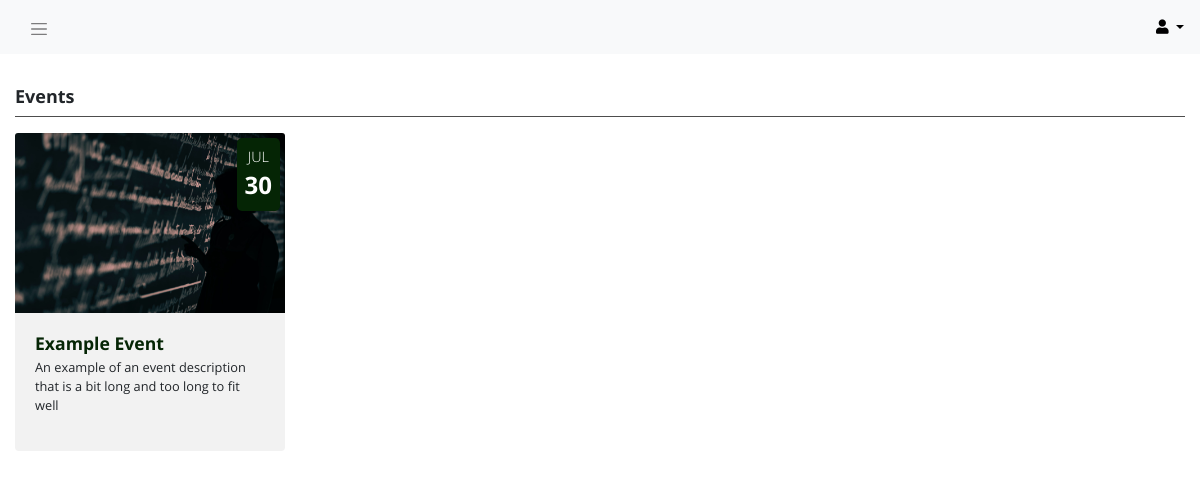
Page /dashboard/events.php (signed in) on the committed database.
### tables this page shows
CREATE TABLE `events` (
  `ID` int(11) NOT NULL,
  `code` varchar(255) NOT NULL,
  `title` varchar(255) NOT NULL,
  `date` datetime NOT NULL,
  `description` varchar(255) NOT NULL,
  `caption` varchar(255) NOT NULL,
  `link` varchar(255) NOT NULL,
  `entry_date` datetime NOT NULL DEFAULT CURRENT_TIMESTAMP
);

### dashboard/includes/functions.php (called while the page is built, shortened)
<?php
function getMonth($date) {
  $newDate = new DateTime($date);
  return $newDate->format('M');
}
function getDay($date) {
  $newDate = new DateTime($date);
  return $newDate->format('d');
}
function getAllEvents($conn) {
  $sql = "SELECT * FROM events ORDER BY entry_date DESC";
  $result = mysqli_query($conn, $sql);
  $events = [];
  if (mysqli_num_rows($result) > 0) {
    while($row = mysqli_fetch_assoc($result)) {
      $events[$row['code']] = $row;
    }
    return $events;
  }
  return false;
}
?>

### dashboard/events.php (the view, shortened to what this page needs)
<?php
require '../includes/db_connect.php';
require './includes/functions.php';
?>
<!DOCTYPE html>
<html lang="en">
<head>
  <link rel="stylesheet" href="<?php echo ROOT?>/lib/bootstrap/css/bootstrap.min.css">
  <link rel="stylesheet" href="<?php echo ROOT?>/lib/font-awesome/css/all.min.css">
  <link rel="stylesheet" href="<?php echo ROOT?>/dashboard/css/dashboard.css">
</head>
<body>
  <main class="wrapper">
    <div class="page-content-wrapper">
      <?php
      require './includes/header.php';
      ?>
      <section class="notification-panel">
      </section>
      <section class="main-content">
        <div class="container-fluid">
          <div class="row">
            <div class="col-12">
              <div class="dash-panel dash-events">
                <div class="dash-panel-header d-flex justify-content-between">
                  <h4>Events</h4>
                </div>
                <div class="dash-panel-content">
                  <div class="row">
                    <?php
                    $events = getAllEvents($conn);
                    if($events !== false) {
                      foreach ($events as $event) {
                        $event = (object) $event;
                        ?>
                        <div class="col-md-6 col-lg-3">
                          <div class="event-container">
                            <div class="card">
                              <img src="<?=ROOT;?>/uploads/captions/<?=$event->caption;?>" alt="" class="event-img card-img-top">
                              <div class="event-date">
                                <span class="month"><?=getMonth($event->date);?></span>
                                <span class="day"><?=getDay($event->date);?></span>
                              </div>
                              <div class="card-body">
                                <a href="<?=$event->link;?>" class="event-name text-truncate h4 card-title"><?=$event->title;?></a>
                                <p class="event-desc small"><?=$event->description;?></p>
                              </div>
                            </div>
                          </div>
                        </div>
                        <?php
                      }
                    } else {
                      ?>
                      <div class="col">
                        <p class="text-muted text-center">No Events Yet</p>
                      </div>
                      <?php
                    }
                    ?>
                  </div>
                </div>
              </div>
            </div>
          </div>
        </div>
      </section>
    </div>
  </main>
</body>
</html>

### dashboard/css/dashboard.css (style rules this page uses)
body { font-family: "OpenSans", Arial, sans-serif; }
h4 { font-size: 18px; }
p { font-size: 14px; }
h1, h2, h3, h4, h5, h6 { line-height: 1.2em; }
.wrapper { display: flex; }
.page-content-wrapper { width: 100%; }
.notification-panel { padding: 1rem 0; }
.dash-panel .dash-panel-header { border-bottom: 1px solid #4d4d4d; margin-bottom: 1rem; }
.dash-panel .dash-panel-header h4 { font-family: "OpenSans-Bold", Arial, sans-serif; }
.dash-events .event-container { margin-bottom: 3rem; }
.dash-events .event-container .card { background: #f2f2f2; border: none; }
.dash-events .event-container .event-date { position: absolute; top: 5px; right: 5px; display: flex; flex-direction: column; align-items: center; justify-content: center; padding: 0.5rem; background: #052505; color: #fff; border-radius: 5px; }
.dash-events .event-container .event-date .month { text-transform: uppercase; font-size: 0.9rem; font-family: "OpenSans-Light", Arial, sans-serif; }
.dash-events .event-container .event-date .day { font-size: 1.5rem; font-family: "OpenSans-Bold", Arial, sans-serif; }
.dash-events .event-container .event-name { color: #052505; text-transform: capitalize; font-size: 1.1rem; display: block; margin-bottom: 0.25rem; font-family: "OpenSans-Bold", Arial, sans-serif; }

### rows in the picture
events: caption (picture), date "JUL", date "30", title "Example Event", description "An example of an event description that is a bit long and too long to fit well"
